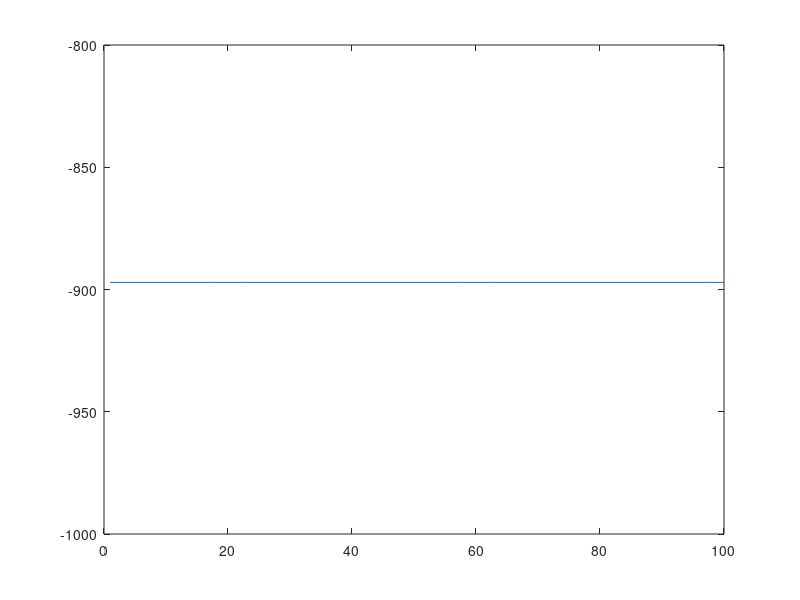

Write the MATLAB code that produced this figure.
%%% Example Dirichlet Process prior
clear all;
 
%%% setup some fake data %%%
col = 20;
data = normrnd(0, 5, col, 1);
data = [data; normrnd(50, 5, col, 1)];
data = [data; normrnd(100, 5, col, 1)];
data = [data; normrnd(150, 5, col, 1)];
data = [data; normrnd(200, 5, col, 1)];
N = length(data);

%%% sampling variables %%%
K = 5; % Initial number of clusters
Z = rand(N, K); % indicator for cluster membership
Z = (Z==repmat(max(Z,[],2), 1, K)); % turn to binary values
NSAMPS = 100; % no. of samples
cSums = sum(Z,1); % no. of members in each cluster
AllNk = zeros(NSAMPS, 1); % K for each sample
t1 = zeros(NSAMPS, 1); % time taken for each sample
scores = zeros(NSAMPS, 1);

%%% model parameters %%%
mu_zero = 5; % mean hyper-parameter for mu
tau_zero = 0.05; % precision hyper-parameter for mu
rt_tol = 0.05; % fixed component precision
mus = normrnd(mu_zero, 1/tau_zero, K, 1); % randomly initialise the component means
alpha = 100; % DP concentration parameter

% sampling starts here ..
for s = 1:NSAMPS

    tic
    
    % loop through the objects in random order
    order = randperm(N); 
    for n = 1:N
    
        % this is the currently selected object from the random permutation
        this = order(n);
        this_k = find(Z(this, :)); % which cluster this object currently belong to ?
        this_data = data(this);

        % remove from model, detecting empty table if necessary
        cSums(this_k) = cSums(this_k) - 1;
        Z(this, this_k) = 0;
        
        % if empty table, delete this cluster
        if cSums(this_k) == 0
            K = K - 1;
            Z(:, this_k) = [];
            cSums(this_k) = [];
        end
        
        % compute prior probability for K existing table and new table
        % n_k/(N+alpha) or alpha/(N+alpha)
        prior = [cSums alpha];
        prior = prior./sum(prior);
        
        % pick new k
        % newk = find(rand<=cumsum(prior), 1);
        log_likelihood = log(normpdf(this_data, mu_zero, 1/rt_tol + 1/tau_zero));
        scores(s) = scores(s) + log_likelihood;
        post = log_likelihood + log(prior);
        [max_val, newk] = max(post);
                
        if newk > K
            % make new cluster and add to it
            Z = [Z zeros(N, 1)];
            Z(this, newk) = 1;
            K = K + 1;
            cSums = [cSums 1];
        else
            % add to existing cluster
            Z(this, newk) = 1;
            cSums(newk) = cSums(newk) + 1;
        end
        
    end
    
    % sample all the mus again
    param_beta = tau_zero + (rt_tol*sum(sum(Z)));
    param_alpha = 1/param_beta * ( (tau_zero*mu_zero) +  (rt_tol*sum(sum(Z, 2).*data)) );
    mus = normrnd(param_alpha, 1/param_beta, K, 1);
    
    t1(s) = toc;
    AllNk(s,1) = K;
    % hist(AllNk, 100); drawnow;
    imagesc(Z); 
    xlabel('K'); 
    ylabel('N');
    drawnow;
    
end % end sample
plot(scores);
